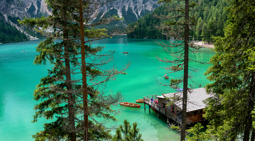
#> input picture src/dataset/DIV2K_valid_LR_x8/0807x8.png, 255 x 141 px, found by its file name; its folder holds 4 pictures in this run
$ python downscaling.py
#> lines starting #> are read from the running program, lines starting #| are printed output that depends on the picture
import os
import cv2

def downscale_images(input_dir, output_dir, scale_factor=2):
#> called with input_dir = '../dataset/DIV2K_valid_LR_x8', output_dir = './DIV2K_valid_LR_x16', scale_factor = 2
    if not os.path.exists(output_dir):
        os.makedirs(output_dir)

    for image_name in os.listdir(input_dir):
        input_path = os.path.join(input_dir, image_name)

        if not image_name.lower().endswith(('.png', '.jpg', '.jpeg')):
            print(f"Skipping non-image file: {image_name}")
            continue

        img = cv2.imread(input_path)
#> img is the input picture: shape (141, 255, 3); mean B, G, R 83.7, 110.3, 57
        if img is None:
            print(f"Failed to read image: {image_name}, skipping...")
            continue


        new_width = img.shape[1] // scale_factor
#> new_width = 127
        new_height = img.shape[0] // scale_factor
#> new_height = 70

        resized_img = cv2.resize(img, (new_width, new_height), interpolation=cv2.INTER_AREA)
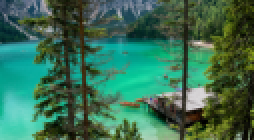
#> resized_img: shape (70, 127, 3) (shown 2 times larger); mean B, G, R 83.7, 110.3, 57

        output_path = os.path.join(output_dir, image_name)
        cv2.imwrite(output_path, resized_img)
        print(f"Saved resized image: {output_path}")
#> pass 2 of the loop in downscale_images, `for image_name in os.listdir(input_dir):`:
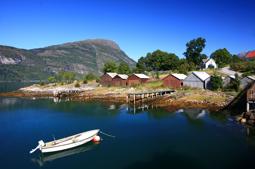
#> input picture src/dataset/DIV2K_valid_LR_x8/0808x8.png, 255 x 169 px, found by its file name
#> in downscale_images, img is the input picture: shape (169, 255, 3); mean B, G, R 124.4, 91.8, 64.1
#> in downscale_images, `resized_img = cv2.resize(img, (new_width, new_height), interpolation=c..`:
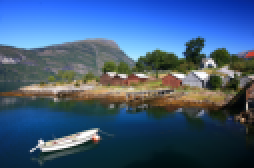
#> resized_img: shape (84, 127, 3) (shown 2 times larger); mean B, G, R 124.4, 91.8, 64.1
#> pass 3 of the loop in downscale_images, `for image_name in os.listdir(input_dir):`:
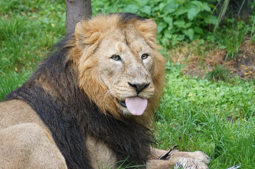
#> input picture src/dataset/DIV2K_valid_LR_x8/0809x8.png, 255 x 169 px, found by its file name
#> in downscale_images, img is the input picture: shape (169, 255, 3); mean B, G, R 89.7, 127, 114.6
#> in downscale_images, `resized_img = cv2.resize(img, (new_width, new_height), interpolation=c..`:
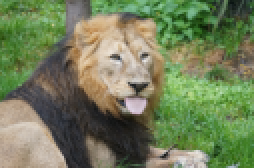
#> resized_img: shape (84, 127, 3) (shown 2 times larger); mean B, G, R 89.7, 127, 114.6
#> the loop made 4 passes; the first 3 are shown

if __name__ == "__main__":
    input_dir = "../dataset/DIV2K_valid_LR_x8"
    output_dir = "./DIV2K_valid_LR_x16"

    downscale_images(input_dir, output_dir, scale_factor=2)
